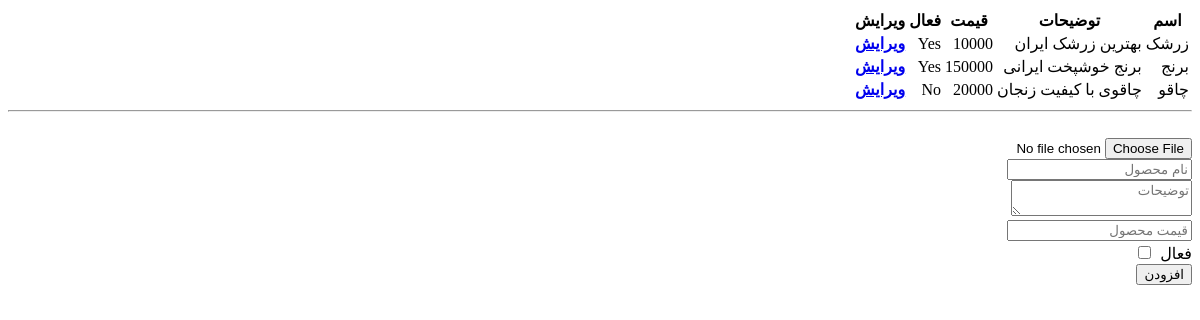
Before: /admin/dashboard/products (signed in) with the older database file.
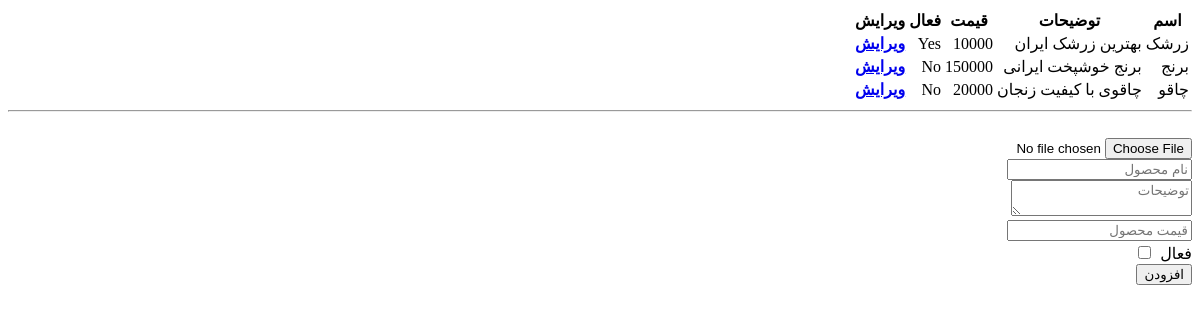
After: the same page with the newer database file.
### models/product.py (models this page shows)
class Product(db.Model):
    __tablename__ = "products"
    id = Column(Integer, primary_key=True)
    name = Column(String, unique=True, nullable=False, index=True)
    description = Column(String, nullable=False, index=True)
    price = Column(Integer, nullable=False, index=True)
    active = Column(Integer, nullable=False, index=True)

### blueprints/admin.py (the view, shortened to what this page needs)
@app.route("/admin/dashboard/products", methods=['GET', 'POST'])
def products():
    if request.method == 'GET':
        products = Product.query.all()
        return render_template("admin/products.html", products=products)

### blueprints/admin.py (called while the page is built)
@app.before_request
def before_request():
    if session.get('admin_login', None) == None and request.endpoint != 'admin.login':
        abort(403)

### templates/admin/products.html (shortened to what this page needs)
{% extends 'base.html' %}
{% block body %}
<table>
    <tr>
        <th>اسم</th>
        <th>توضیحات</th>
        <th>قیمت</th>
        <th>فعال</th>
        <th>ویرایش</th>
    </tr>
    {% for p in products %}
        <tr>
            <td>{{ p.name }}</td>
            <td>{{ p.description }}</td>
            <td>{{ p.price }}</td>
            <td>{{ 'Yes' if p.active == 1 else 'No' }}</td>
            <th><a href="/admin/dashboard/edit-product/{{ p.id }}">ویرایش</a></th>
        </tr>
    {% endfor %}
</table>
<hr><br>
<form action="#" method="post" enctype="multipart/form-data">
    <input type="file" name="cover"><br>
    <input type="text" name="name" placeholder="نام محصول"><br>
    <textarea name="description" placeholder="توضیحات"></textarea><br>
    <input type="number" name="price" placeholder="قیمت محصول"><br>
    <div >
        <label for="active"> فعال </label>
        <input style="margin: 5px;" value="1" id="active" type="checkbox" name="active"><br>
    </div>
    <input type="submit" value="افزودن">
</form>
{% endblock %}

Changed rows visible on the page:
changed Product "برنج": active "Yes" → "No"
